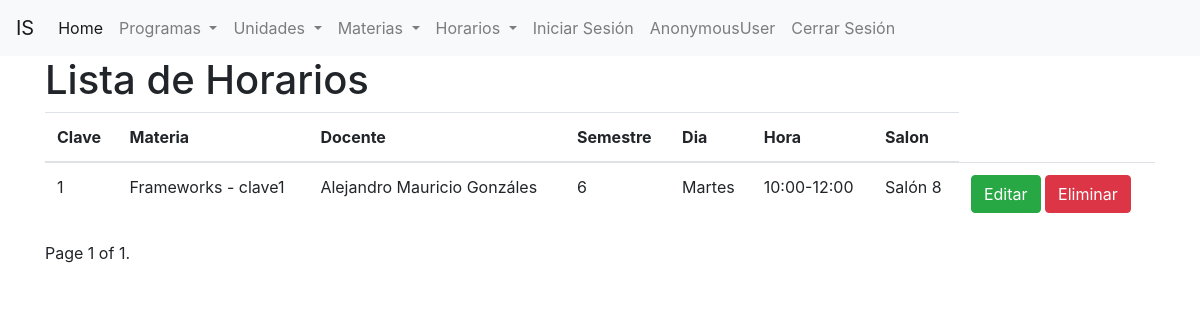
Page /horarios/ on the earlier database version.
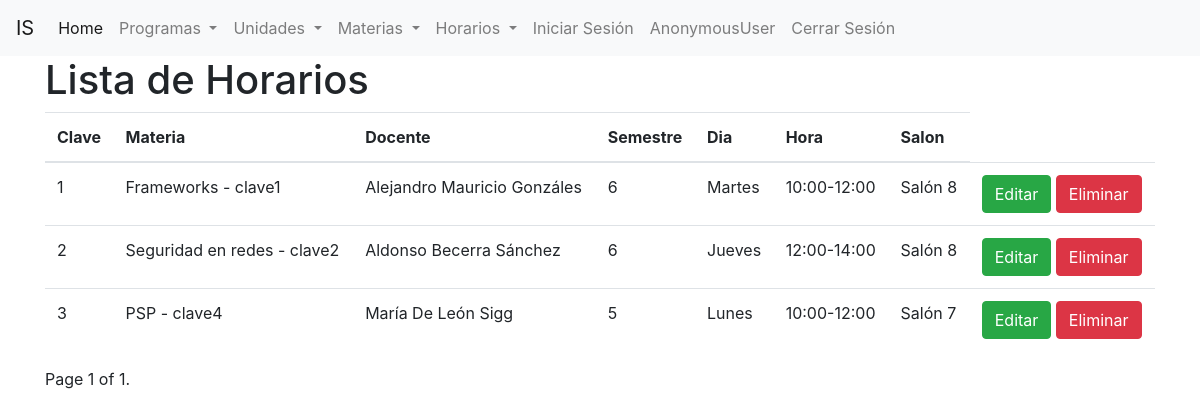
Same page on the later database version.
### horarios/models.py (models this page shows)
class Horario(models.Model):
    clave = models.IntegerField('Clave', primary_key=True, default=0)
    materia = models.ForeignKey('materias.Materia',verbose_name = "Materia", on_delete=models.CASCADE)
    docente = models.ForeignKey('Docente',verbose_name = "Docente", on_delete=models.CASCADE)
    semestre = models.CharField(max_length=2, choices = SEMESTRE)
    dia = models.CharField(max_length=2, choices = DIA)
    hora = models.ForeignKey('Hora',verbose_name = "Hora", on_delete=models.CASCADE)
    salon = models.ForeignKey('Salon',verbose_name = "Salon", on_delete=models.CASCADE)

class Docente(models.Model):
    matricula = models.CharField('matricula', primary_key= True, max_length=10)
    nombre = models.CharField('nombre', max_length=50)
    apellidoPaterno = models.CharField('apellidopaterno', max_length=50)
    apellidoMaterno = models.CharField('apellidomaterno', max_length=50)
    def __str__(self):
        return self.nombre + " " + self.apellidoPaterno + " " + self.apellidoMaterno

class Hora(models.Model):
    clave = models.IntegerField('clave', primary_key=True)
    horaInicio = models.CharField('horainicio', max_length=5)
    horaFin = models.CharField('horafin', max_length=5)
    def __str__(self):
        return self.horaInicio +"-"+ self.horaFin

class Salon(models.Model):
    clave = models.IntegerField('clave', primary_key=True)
    nombre = models.CharField('nombre', max_length=50)
    def __str__(self):
        return self.nombre

### materias/models.py (models this page shows)
class Materia(models.Model):
    clave = models.CharField(primary_key = True , max_length=10)
    nombre = models.CharField(max_length=100)
    creditos = models.SmallIntegerField('Créditos')
    semestre = models.CharField(max_length=2, choices = SEMESTRE)
    optativa = models.BooleanField(default=False)
    programa = models.ForeignKey("unidades_academicas.ProgramaAcademico", verbose_name="Programa Academico", on_delete= models.DO_NOTHING)
    def __str__(self):
        return f"{self.nombre} - {self.clave}"

### horarios/views.py (the view)
# urls.py: path('', views.ListaHorarios.as_view(), name = 'lista_horarios'),
class ListaHorarios(ListView):
    model = Horario
    paginate_by = 5

### horarios/templates/horarios/horario_list.html (shortened to what this page needs)
{% extends 'base.html' %}
{% block contenido %}
    <h1> Lista de Horarios</h1>
    <table class="table">
        <thead>
            <tr>
                <th>Clave</th>
                <th>Materia</th>
                <th>Docente</th>
                <th>Semestre</th>
                <th>Dia</th>
                <th>Hora</th>
                <th>Salon</th>
            </tr>
        </thead>
        <tbody>
            {% for horario in object_list %}
                <tr>
                    <td> {{horario.clave}}</td>
                    <td> {{horario.materia}}</td>
                    <td> {{horario.docente}}</td>
                    <td> {{horario.semestre}}</td>
                    <td>
                     {% if horario.dia == '1' %}
                        Lunes
                     {% elif horario.dia == '2' %}
                        Martes
                     {% elif horario.dia == '3' %}
                        Miércoles
                     {% elif horario.dia == '4' %}
                        Jueves
                     {% elif horario.dia == '5' %}
                        Viernes
                     {% else %}
                        Sábado
                     {% endif %}
                    </td>
                    <td> {{horario.hora}}</td>
                    <td> {{horario.salon}}</td>
                    <td>
                        <a class="btn btn-success" href="{% url 'editar_horario' horario.clave %}"> Editar</a>
                        <a class="btn btn-danger" href="{% url 'eliminar_horario' horario.clave %}"> Eliminar</a>
                    </td>
                </tr>
            {% endfor %}
        </tbody>
    </table>
    <div class="pagination">
        <span class="step-links">
            <span class="current">
                Page {{ page_obj.number }} of {{ page_obj.paginator.num_pages }}.
            </span>
        </span>
    </div>
    <br>
</body>
</html>
{% endblock contenido %}

Differences in the rows shown:
added Horario: clave "2", materia "Seguridad en redes - clave2", docente "Aldonso Becerra Sánchez", semestre "6", dia "Jueves", hora "12:00-14:00", salon "Salón 8"
added Horario: clave "3", materia "PSP - clave4", docente "María De León Sigg", semestre "5", dia "Lunes", hora "10:00-12:00", salon "Salón 7"
